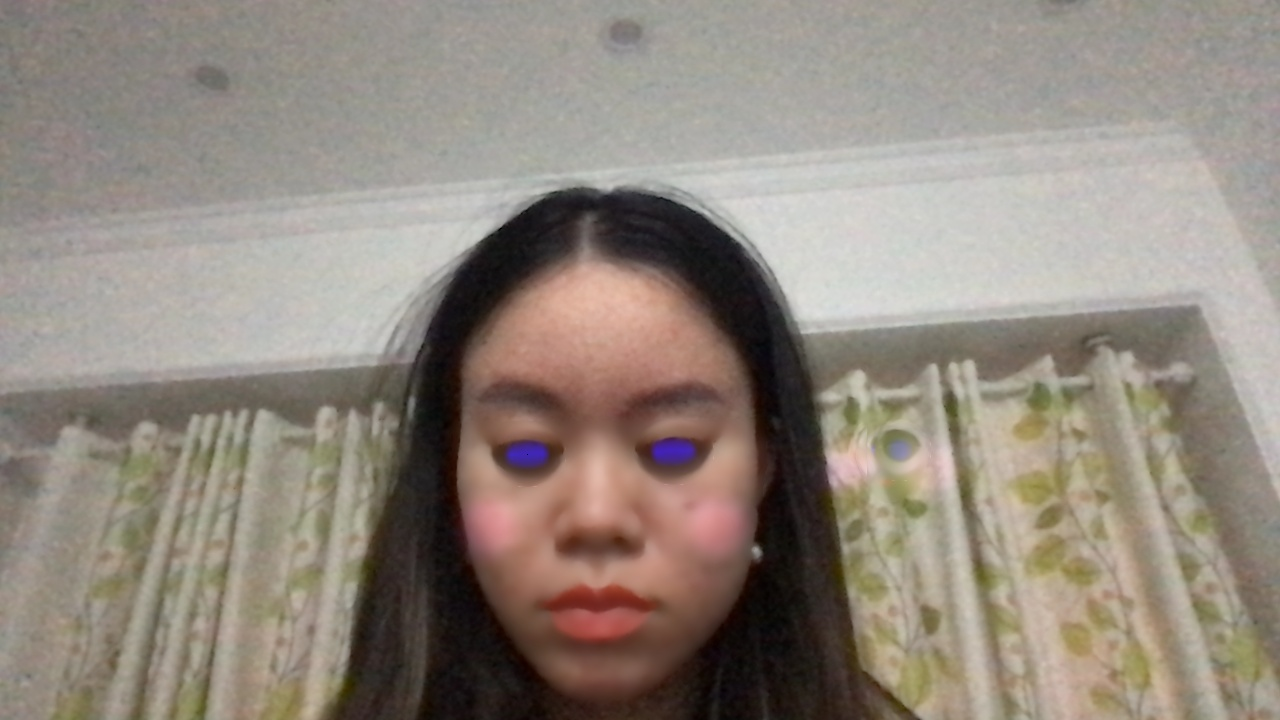
#> input picture captured_image.jpg, 1280 x 720 px, given in place of the camera
$ jupyter execute --allow-errors nmh.ipynb   (older library calls are emulated)
#> lines starting #> are read from the running program, lines starting #| are printed output that depends on the picture; after the words box and inside, x2 and y2 are one past the last pixel; in counts of white or black regions, pixels touching at a corner belong together
[cell 1]
import cv2
import dlib
import numpy as np

# Khởi tạo Dlib
#> (the rest of this cell did not finish here and is left out)

[cell 2]
# Các biến toàn cục
current_effect = None  # Hiệu ứng hiện tại
left_effects = ["Negative", "Sepia", "Wide Angle View", "Edge", "Black & White", "Cool Tone","Brighten & Contrast","Remove Blemishes", "Reset"]
right_effects = ["Smooth Skin","Eye color","Fish Eye","Blush","Lipstick","Glasses", "Dog Nose", "Xmas Hat", "Frog Hat", "Bunny Hat", "Cat 1", "Cat 2","Cat w Glasses","Flower"]

[cell 3]
import math

def apply_negative(image):
    return 255 - image

# [22 lines left out: functions apply_canny_edge, apply_sepia, apply_wide, not called in this run]

def apply_gray(image):
    return cv2.cvtColor(image, cv2.COLOR_BGR2GRAY)

# [54 lines left out: functions apply_cool, apply_histogram_equalization, calculate_face_angle, rotate_filter, not called in this run]

[cell 4]
# [36 lines left out: function add_glasses, not called in this run]

[cell 5]
# [15 lines left out: function add_dog_nose, not called in this run]

[cell 6]
# [32 lines left out: function add_hat, not called in this run]

[cell 7]
# [47 lines left out: function add_frog_hat, not called in this run]

[cell 8]
# [56 lines left out: function add_bunny_hat, not called in this run]

[cell 9]
# [28 lines left out: function add_cat_face, not called in this run]

[cell 10]
# [26 lines left out: function add_cat2_face, not called in this run]

[cell 11]
# [39 lines left out: function add_cat3_face, not called in this run]

[cell 12]
# [27 lines left out: function add_flower_crown, not called in this run]

[cell 13]
# [22 lines left out: function remove_blemishes_inpaint, not called in this run]

[cell 14]
# Function to apply fisheye effect to the eyes
# [138 lines left out: functions barrel, apply_fisheye, smooth_skin_face, change_pupil_color, add_blush, apply_lipstick, not called in this run]

[cell 15]
# [32 lines left out: function on_mouse, not called in this run]

def draw_buttons(frame):
    """
    Vẽ các nút bấm bên trái và phải màn hình.
    """
    button_width = 150
    button_height = 40
    padding = 10

    # Vẽ nút bên trái
    for i, effect in enumerate(left_effects):
        x1 = padding
        y1 = padding + i * (button_height + padding)
        x2 = x1 + button_width + 55
        y2 = y1 + button_height
        color = (200, 200, 200) if effect != current_effect else (100, 200, 100)
        cv2.rectangle(frame, (x1, y1), (x2, y2), color, -1)
        cv2.putText(frame, effect, (x1 + 10, y1 + 25), cv2.FONT_HERSHEY_SIMPLEX, 0.6, (0, 0, 0), 2)

    # Vẽ nút bên phải
    frame_width = frame.shape[1]
    for i, effect in enumerate(right_effects):
        x1 = frame_width - button_width - padding
        y1 = padding + i * (button_height + padding)
        x2 = x1 + button_width
        y2 = y1 + button_height
        color = (200, 200, 200) if effect != current_effect else (100, 200, 100)
        cv2.rectangle(frame, (x1, y1), (x2, y2), color, -1)
        cv2.putText(frame, effect, (x1 + 10, y1 + 25), cv2.FONT_HERSHEY_SIMPLEX, 0.6, (0, 0, 0), 2)

[cell 16]
# Function for trackbars, currently a placeholder
def empty_function(x):
    pass
cv2.namedWindow("Lip Color Adjustment",cv2.WINDOW_AUTOSIZE)
cv2.createTrackbar("Blue", "Lip Color Adjustment", 128, 255, empty_function)
cv2.createTrackbar("Green", "Lip Color Adjustment", 0, 255, empty_function)
cv2.createTrackbar("Red", "Lip Color Adjustment", 128, 255, empty_function)

# Main loop
cap = cv2.VideoCapture(0)
cv2.namedWindow("Selfie Beautification Filter")
cv2.setMouseCallback("Selfie Beautification Filter", on_mouse)

ret, frame = cap.read()
#> frame is the input picture: shape (720, 1280, 3); mean B, G, R 125.6, 135.7, 145.6
frame_height, frame_width = frame.shape[:2]
#> frame_height = 720; frame_width = 1280
cv2.setMouseCallback("Selfie Beautification Filter", on_mouse, {
    "frame_width": frame_width,
    "frame_height": frame_height
})

current_eye_color = None
while True:
    ret, frame = cap.read()
    if not ret:
      print("Failed to grab frame")
      break

    frame = cv2.flip(frame, 1)
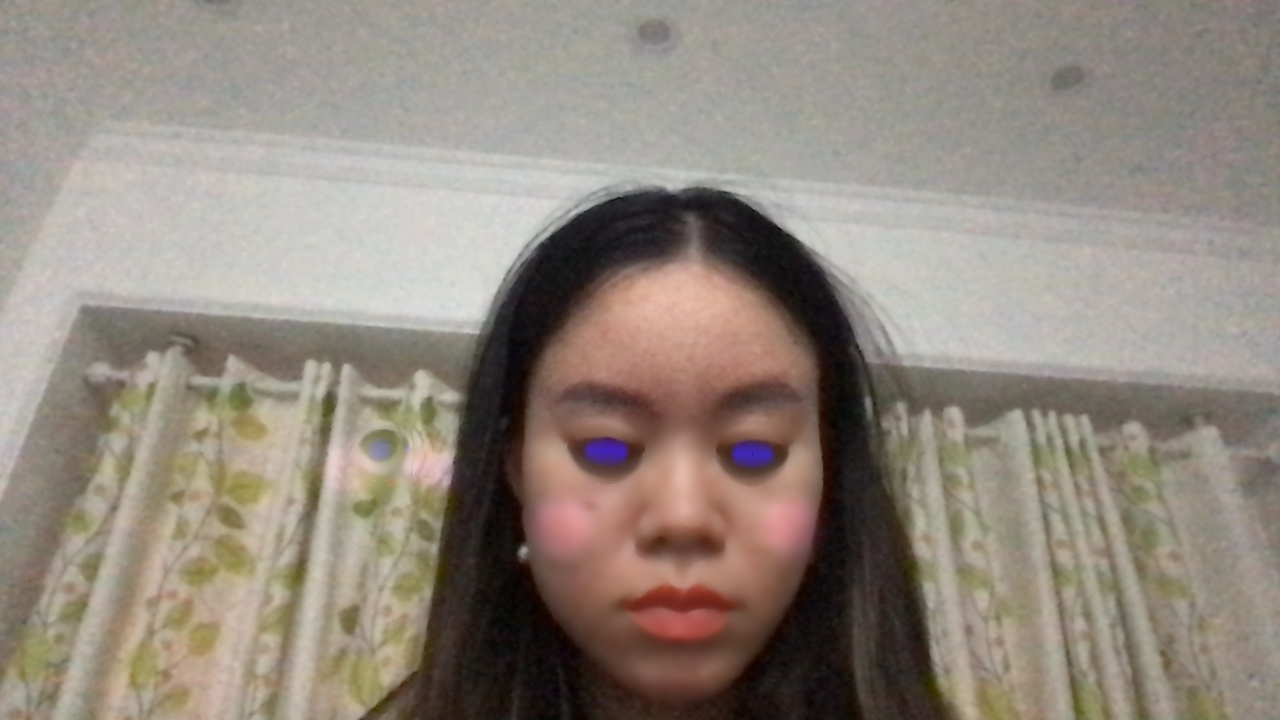
#> frame: shape (720, 1280, 3); mean B, G, R 125.6, 135.7, 145.6
    original_frame = frame.copy()  # Giữ lại bản gốc
    gray_frame = cv2.cvtColor(frame, cv2.COLOR_BGR2GRAY)
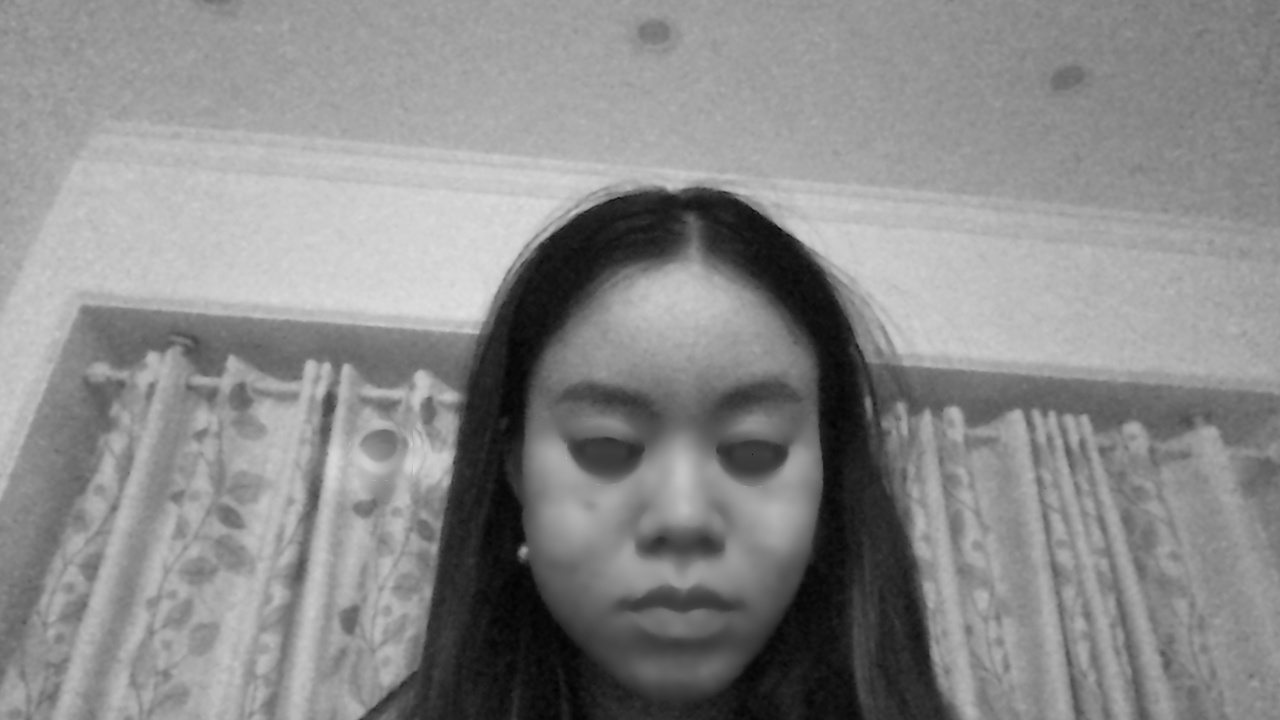
#> gray_frame: shape (720, 1280); min 0, max 224, mean 137.5


    landmarks = None

    if current_effect in right_effects:
        faces = face_detector(gray_frame)
        if len(faces) > 0 :
         landmarks = landmark_predictor(gray_frame, faces[0])
         if current_effect == "Smooth Skin":
           frame = smooth_skin_face(frame, landmarks)
         elif current_effect == "Eye color" and current_eye_color is not None:
           frame = change_pupil_color(frame, landmarks,color=current_eye_color)
         elif current_effect == "Fish Eye":
           frame = apply_fisheye(frame, landmarks, bulgeAmount=0.75, radius=30)
         elif current_effect == "Blush":
           frame = add_blush(frame, landmarks, color=(0, 0, 255), intensity=0.6, radius=40)
         elif current_effect == "Lipstick":
           frame = apply_lipstick(frame, landmarks)
         elif current_effect == "Glasses":
           frame = add_glasses(frame, landmarks)
         elif current_effect == "Dog Nose":
           frame = add_dog_nose(frame, landmarks)
         elif current_effect == "Xmas Hat":
           frame = add_hat(frame, landmarks, scale=2)
         elif current_effect == "Frog Hat":
           frame = add_frog_hat(frame, landmarks, scale=3.2,height_offset=-270)
         elif current_effect == "Bunny Hat":
           frame = add_bunny_hat(frame, landmarks, height_offset= 350)
         elif current_effect == "Cat 1":
           frame = add_cat_face(frame, landmarks)
         elif current_effect == "Cat 2":
           frame = add_cat2_face(frame, landmarks)
         elif current_effect == "Cat w Glasses":
           frame = add_cat3_face(frame, landmarks)
         elif current_effect == "Flower":
           frame = add_flower_crown(frame, landmarks)

    else:
        if current_effect == "Negative":
            frame = apply_negative(frame)
        elif current_effect == "Sepia":
            frame = apply_sepia(frame)
        elif current_effect == "Wide Angle View":
            frame = apply_wide(frame)
        elif current_effect == "Edge":
            frame = apply_canny_edge(frame, low_threshold=10, high_threshold=90)
        elif current_effect == "Black & White":
            frame = cv2.cvtColor(apply_gray(frame), cv2.COLOR_GRAY2BGR)
        elif current_effect == "Cool Tone":
            frame = apply_cool(frame)
        elif current_effect == "Brighten & Contrast":
            frame = apply_histogram_equalization(frame)
        elif current_effect == "Remove Blemishes":
          frame = remove_blemishes_inpaint(frame, threshold=200, inpaint_radius=3)
        elif current_effect == "Reset":
            frame = original_frame

    draw_buttons(frame)
#> after the loop in draw_buttons, `for i, effect in enumerate(left_effects):`:
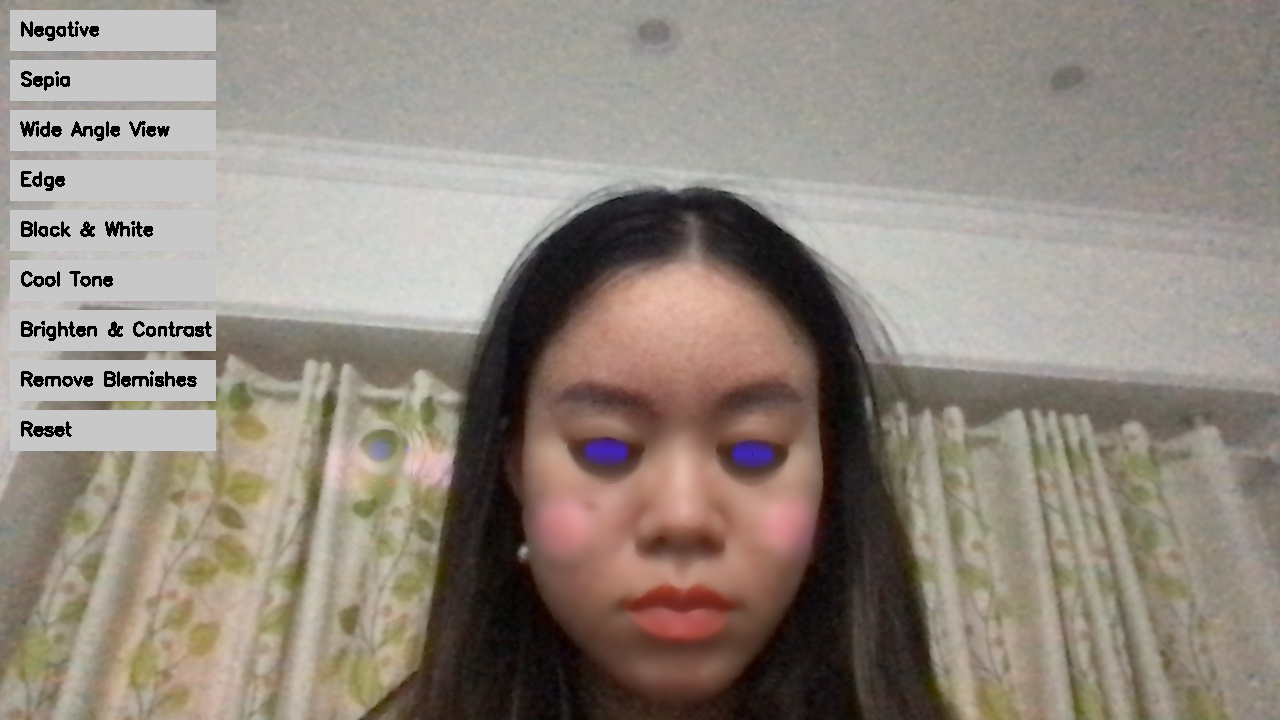
#> frame: shape (720, 1280, 3); 8.25% of pixels changed, all inside (x1, y1, x2, y2) = (10, 10, 216, 451)
#> after the loop in draw_buttons, `for i, effect in enumerate(right_effects):`:
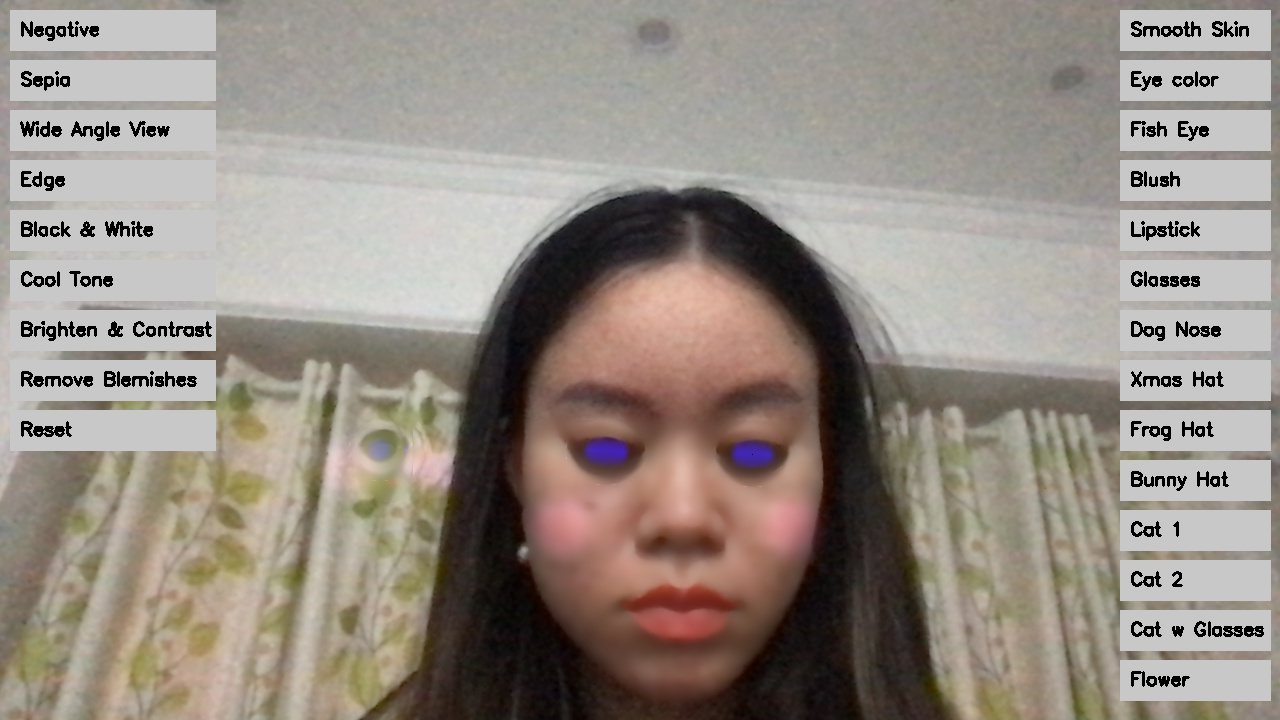
#> frame: shape (720, 1280, 3); 9.4% of pixels changed, all inside (x1, y1, x2, y2) = (1120, 10, 1271, 701)

    # Hiển thị kết quả
    cv2.imshow("Selfie Beautification Filter", frame)
    cv2.imshow("Lip Color Adjustment", np.zeros((1, 300, 3), dtype=np.uint8))

    key = cv2.waitKey(1) & 0xFF
#> (key q is pressed here)
    if key == ord('c'):
        cv2.imwrite('PICTURE.jpg', frame)
        print("Image captured and saved as PICTURE.jpg")
    elif key == ord('g'):
        current_eye_color = (34, 139, 34)  # Green
        print("Eye color set to Green")
    elif key == ord('b'):
        current_eye_color = (255, 0, 0)  # Blue
        print("Eye color set to Blue")
    elif key == ord('r'):
        current_eye_color = None  # Reset to original eye color
        print("Eye color reset to original")

    # Exit the loop when 'q' is pressed
    if key == ord('q'):
        break

cap.release()
cv2.destroyAllWindows()
